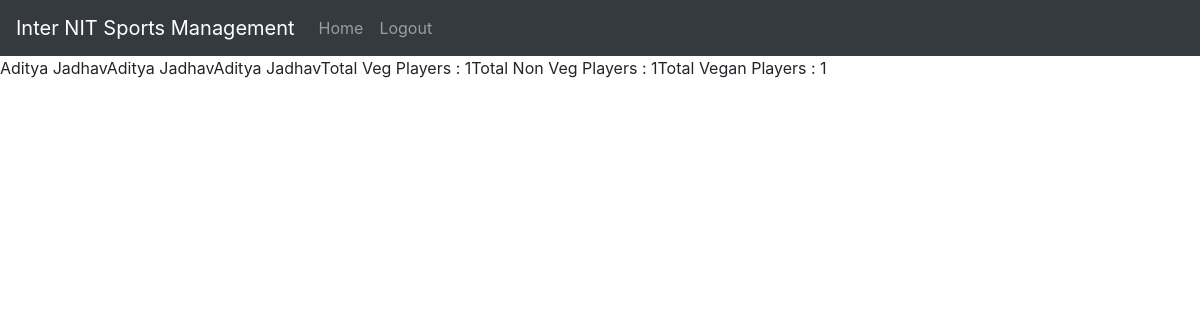
Page /loginsystem/food_details.php (signed in) on the earlier database version.
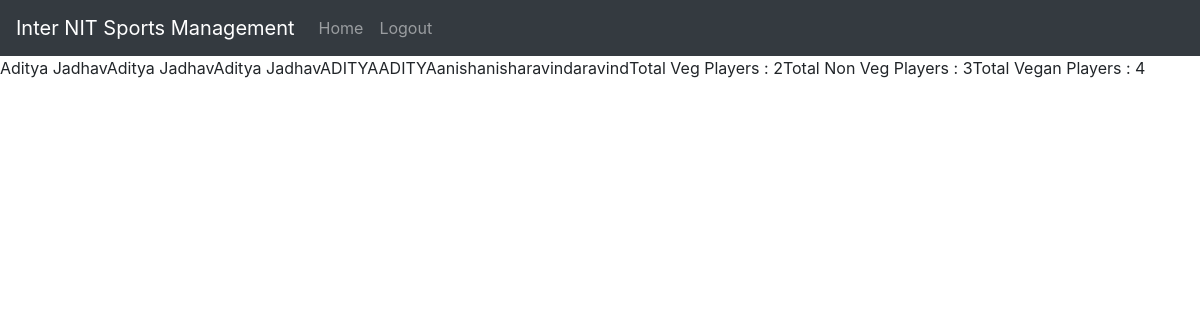
Same page on the later database version.
### tables this page shows
CREATE TABLE `players` (
  `serial` int(11) NOT NULL,
  `Name` varchar(50) NOT NULL,
  `age` int(11) NOT NULL,
  `food` varchar(15) NOT NULL,
  `nit_name` varchar(25) NOT NULL,
  `sport` varchar(25) NOT NULL,
  `role` varchar(25) NOT NULL,
  `team_name` varchar(25) NOT NULL
);

### loginsystem/food_details.php (the view, shortened to what this page needs)
<!doctype html>
<html lang="en">
  <head>
    <link rel="stylesheet" href="https://stackpath.bootstrapcdn.com/bootstrap/4.4.1/css/bootstrap.min.css">
  </head>
  <body>
  <?php require 'partials/_nav.php' ?>
			<?php
				include 'partials/_dbconnect.php';
				$sql = "SELECT * FROM `players`" ;
				$result = mysqli_query($conn, $sql);
                $veg = 0;
                $non = 0;
                $vegan = 0;
				if (mysqli_num_rows($result) > 0 ) {
				    while($row = mysqli_fetch_assoc($result)) {
  			          if(strcmp($row["food"],"Veg"))
                      {
                        $veg ++;
                        echo $row["Name"];
                      }
                      if(strcmp($row["food"],"Non Veg"))
                      {
                      $non ++;
                      echo $row["Name"];
                      }
                      if(strcmp($row["food"],"Vegan"))
                      {
                      $vegan ++;
                      echo $row["Name"];
                      }
          }
				} else {
				    echo "0 results";
				}
                echo "Total Veg Players     : $veg";
                echo "Total Non Veg Players : $non";
                echo "Total Vegan Players   : $vegan";
			?>
</body>
  </body>
</html>

Differences in the rows shown:
added players: Name "ADITYA"
added players: Name "anish"
added players: Name "aravind"
Other differences:
$veg: "1" → "2"
$non: "1" → "3"
$vegan: "1" → "4"
